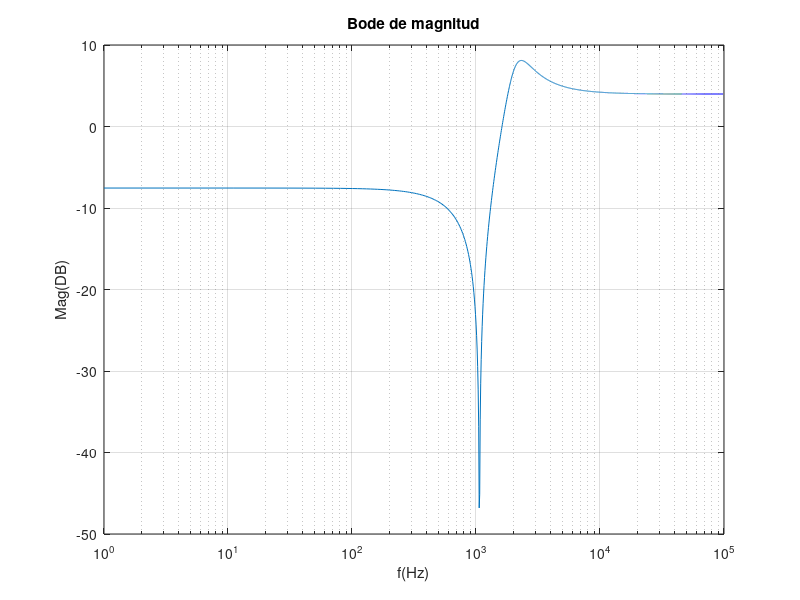
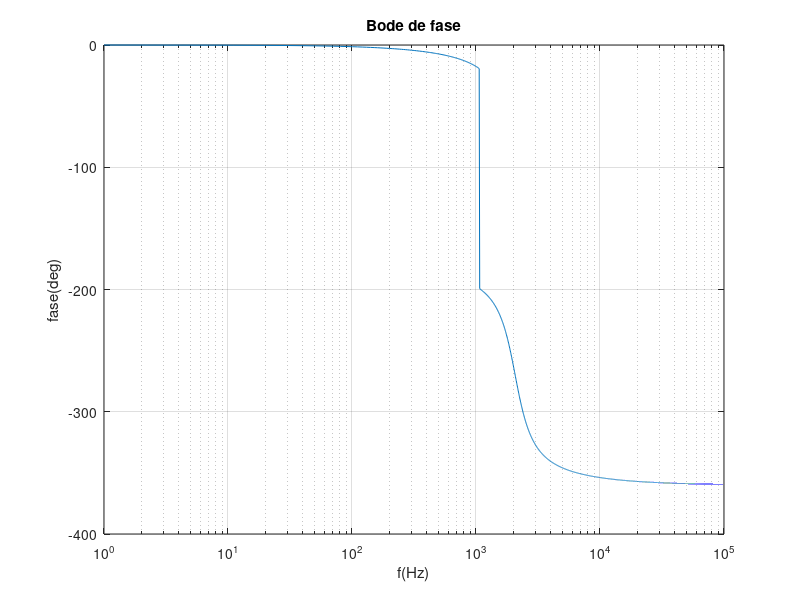

MATLAB code to generate these figures, in order:
close all;
R=1636.66;
C=47e-9;
k=0.515;
    Q=2;
    R1=R;
    R3=R;
    R4=((2*(k^2))/(1+(k^2)) )*R;
    R5=((2*(k^2))/(1-(k^2)) )*R;
    R7=Q*(1+(1/(k^2)))*R;
    R8=R;
    R6=Q*(1+(k^2))*R;

    A=1000e9;

    C2=C;
    C6=C;

    Ra=R4*R8+R5*R8+R4*R5;
    Ru=R1*R6+R6*R7+R7*R1;

    s=tf('s');


    num1=C2*C6*R1*R3*R6*R7*(Ra*(1+1/A)-R4*R5);
    num2=(R1*R6*Ra*((C6*R7)/A+C2*R3*(1+1/A))+C2*R3*R4*R5*R6*R7-C2*C6*R1*R3*R4*R5*R6*R7-C2*R3*R4*R5*Ru);
    num3=R6*((R1*Ra)/A+R4*R5*R7);

    den1=C2*C6*R1*R3*R6*R7*((Ra/A)*(1+1/A)+R5*R8);
    den2=( (C6*R1*R6*R7*Ra+C2*R3*Ra*Ru)/A-C2*R3*R5*R6*R7*R8+C2*R3*R5*R8*Ru+(Ra/(A^2))*(C2*R3*Ru+C6*R1*R6*R7));
    den3=(Ra*Ru)/A+R6*R7*Ra-R5*R6*R7*R8+(Ru*Ra)/(A^2);

    num=num1*(s^2)+...
        num2*s+...
        num3;
    den= den1*(s^2)+...
        den2*s+...
        den3;

    func=(num/den);
    wx=((1*2*pi):(20*pi):((1e5)*(2*pi)));
    [mag, fase]= bode(func, wx);
    mag2=squeeze(mag);
    fase2=squeeze(fase);
    magDB= 20*log10(mag2);
    f=wx./(2*pi);
    figure(1)
    semilogx(f,magDB);
    hold on
    title('Bode de magnitud');
    xlabel('f(Hz)')
    ylabel('Mag(DB)')
    grid on
    figure(2)
    semilogx(f,fase2);
    hold on
    title('Bode de fase');
    xlabel('f(Hz)')
    ylabel('fase(deg)')
    grid on
